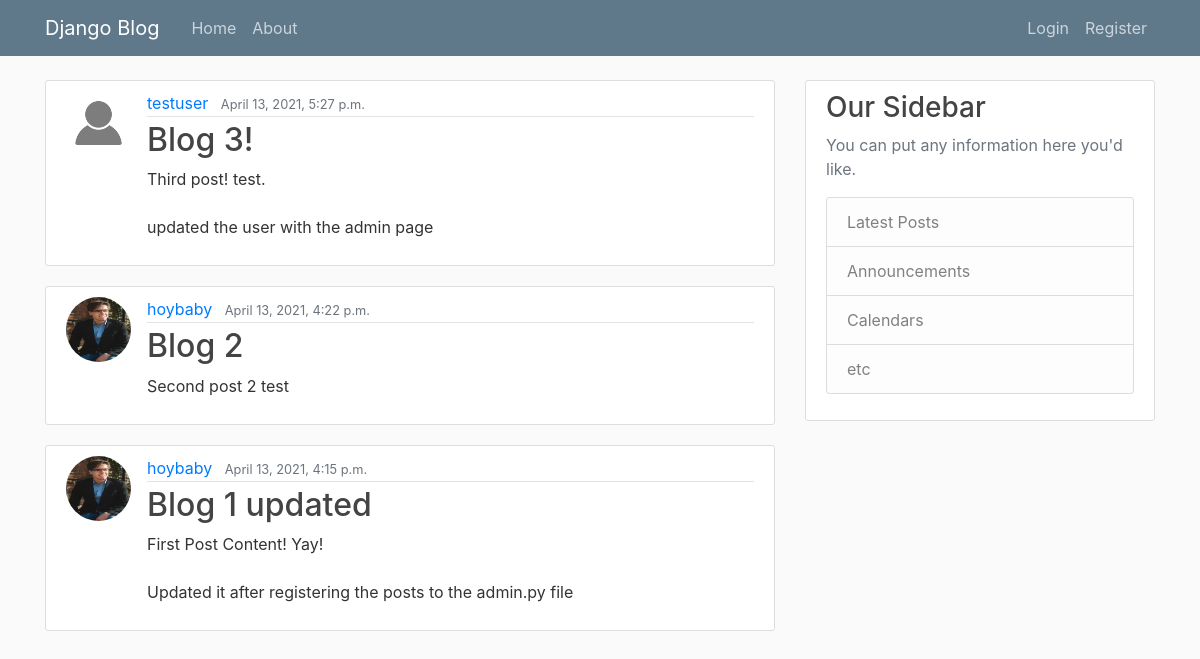
/, run on an earlier commit of the app's database.
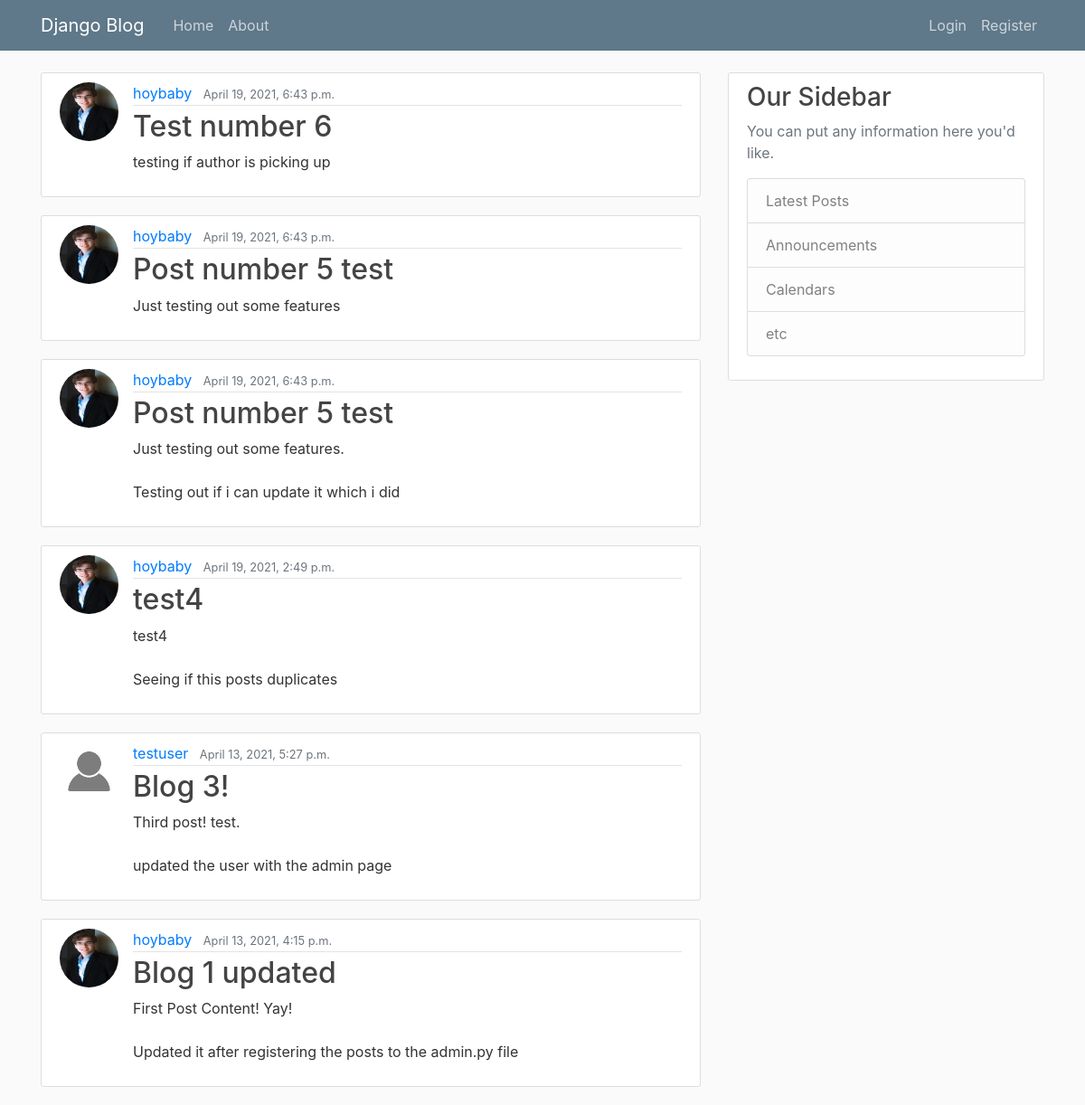
And on a later commit of the database.
### blog/models.py (models this page shows, shortened)
class Post(models.Model):
    title =  models.CharField(max_length=100)
    content = models.TextField()
    date_posted = models.DateTimeField(default=timezone.now)
    author = models.ForeignKey(User, on_delete=models.CASCADE)

### users/models.py (models this page shows, shortened)
class Profile(models.Model):
    user = models.OneToOneField(User, on_delete=models.CASCADE)
    image = models.ImageField(default='default.jpg', upload_to='profile_pics')

### blog/views.py (the view)
# urls.py: path('', PostListView.as_view(), name='blog-home'),
class PostListView(ListView):
    model = Post
    template_name = 'blog/home.html' # <app>/<model>_<viewtype>.html
    context_object_name ='posts'
    ordering = ['-date_posted']

### blog/templates/blog/home.html (shortened to what this page needs)
{% extends "blog/base.html" %}
    {% block content%}
    {% for post in posts %}
        <article class="media content-section">
            <img class="rounded-circle article-img" src="{{ post.author.profile.image.url }}" alt="">
            <div class="media-body">
            <div class="article-metadata">
                <a class="mr-2" href="#">{{ post.author }}</a>
                <small class="text-muted">{{ post.date_posted }}</small>
            </div>
            <h2><a class="article-title" href="{% url 'post-detail' post.id %}">{{ post.title }}</a></h2>
            <p class="article-content">{{ post.content }}</p>
            </div>
        </article>
    {% endfor %}
    {%  endblock content %}

### blog/templates/blog/base.html (shortened to what this page needs)
{% load static %}
<!DOCTYPE html>
<html lang="en">
<head>
    <link rel="stylesheet" href="https://stackpath.bootstrapcdn.com/bootstrap/4.5.2/css/bootstrap.min.css">
    <link rel="stylesheet" href="https://cdnjs.cloudflare.com/ajax/libs/font-awesome/5.15.2/css/all.min.css">
    <link rel="stylesheet" type="text/css" href="{% static 'blog/main.css' %}">
</head>
<body>
    <header class="site-header">
        <nav class="navbar navbar-expand-md navbar-dark bg-steel fixed-top">
            <div class="container">
                <a class="navbar-brand mr-4" href="{% url 'blog-home' %}">Django Blog</a>
                <div class="collapse navbar-collapse" id="navbarToggle">
                    <div class="navbar-nav mr-auto">
                        <a class="nav-item nav-link" href="{% url 'blog-home' %}">Home</a>
                        <a class="nav-item nav-link" href="{% url 'blog-about' %}">About</a>
                    </div>
                    <div class="nav navbar-nav ml-auto">
                        {% if user.is_authenticated %}
                        <a class="nav-item nav-link" href="{% url 'post-create' %}">New Post</a>
                        <a class="nav-item nav-link" href="{% url 'profile' %}">Profile</a>
                        <a class="nav-item nav-link" href="{% url 'logout' %}">Logout</a>
                        {% else %}
                        <a class="nav-item nav-link" href="{% url 'login' %}">Login</a>
                        <a class="nav-item nav-link" href="{% url 'register' %}">Register</a>
                        {% endif %}
                    </div>
                </div>
            </div>
        </nav>
    </header>
    <main role="main" class="container">
        <div class="row">
            <div class="col-md-8">
                {% block content %}{% endblock %}
            </div>
            <div class="col-md-4">
                <div class="content-section">
                    <h3>Our Sidebar</h3>
                    <p class='text-muted'>You can put any information here you'd like.
                    <ul class="list-group">
                        <li class="list-group-item list-group-item-light">Latest Posts</li>
                        <li class="list-group-item list-group-item-light">Announcements</li>
                        <li class="list-group-item list-group-item-light">Calendars</li>
                        <li class="list-group-item list-group-item-light">etc</li>
                    </ul>
                    </p>
                </div>
            </div>
        </div>
    </main>
</body>
</html>

### blog/static/blog/main.css (style rules this page uses)
body { background: #fafafa; color: #333333; margin-top: 5rem; }
h1, h2, h3, h4, h5, h6 { color: #444444; }
ul { margin: 0; }
.bg-steel { background-color: #5f788a; }
.site-header .navbar-nav .nav-link { color: #cbd5db; }
.content-section { background: #ffffff; padding: 10px 20px; border: 1px solid #dddddd; border-radius: 3px; margin-bottom: 20px; }
.article-title { color: #444444; }
.article-content { white-space: pre-line; }
.article-img { height: 65px; width: 65px; margin-right: 16px; }
.article-metadata { padding-bottom: 1px; margin-bottom: 4px; border-bottom: 1px solid #e3e3e3 }

What changed in the data, as far as the page shows it:
removed Post: author.profile.image (picture), author "hoybaby", date_posted "April 13, 2021, 4:22 p.m.", title "Blog 2", content "Second post 2 test"
added Post: author.profile.image (picture), author "hoybaby", date_posted "April 19, 2021, 6:43 p.m.", title "Test number 6", content "testing if author is picking up"
added Post: author.profile.image (picture), author "hoybaby", date_posted "April 19, 2021, 6:43 p.m.", title "Post number 5 test", content "Just testing out some features"
added Post: author.profile.image (picture), author "hoybaby", date_posted "April 19, 2021, 6:43 p.m.", title "Post number 5 test", content "Just testing out some features. Testing out if i can update it which i did"
added Post: author.profile.image (picture), author "hoybaby", date_posted "April 19, 2021, 2:49 p.m.", title "test4", content "test4 Seeing if this posts duplicates"
changed through a linked row, Post "Blog 1 updated": author.profile.image: a different picture
